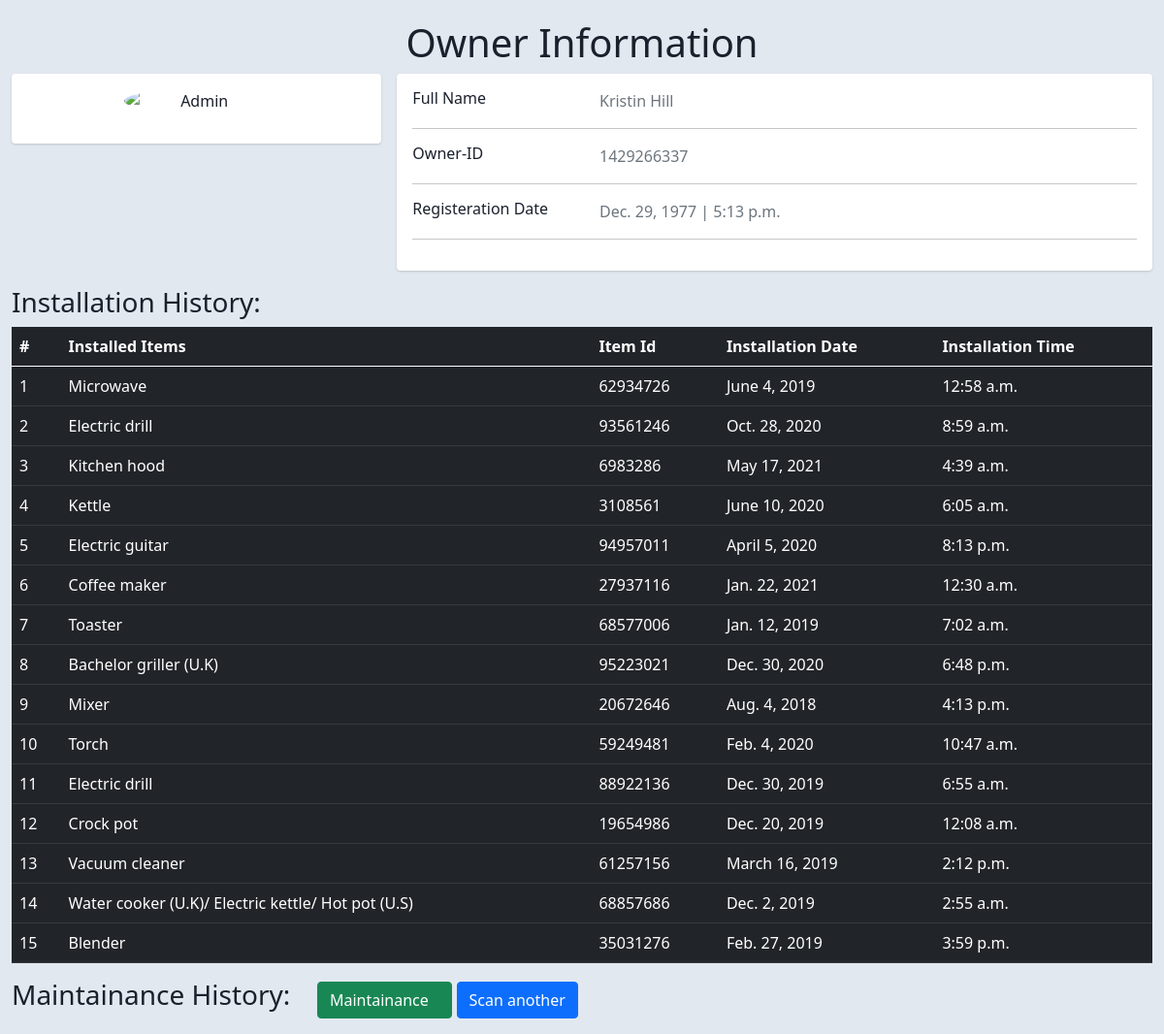
Screenshot of /store/info/1429266337/ with the database file from the repository.
### store/models.py (models this page shows, shortened)
class Owner(models.Model):
	owner_id = models.IntegerField(default=0,primary_key=True)
	owner_Fname = models.CharField(max_length=200)
	owner_Lname = models.CharField(max_length=200)
	registered_date = models.DateTimeField('date added')

class Installation(models.Model):
	owner = models.ForeignKey(Owner,on_delete=models.CASCADE)
	installed_item = models.CharField(max_length=200)
	item_id = models.CharField(max_length=200)
	install_date = models.DateTimeField('date installed')

### store/views.py (the view)
# urls.py: path('info/<int:o_id>/', views.GetDetails2, name='details2'),
def GetDetails2(request,o_id):
	try :
		details_dict = {}
		owner_info = list(Owner.objects.filter(owner_id=str(o_id)).values())
		Installation_info = get_installation_Info(o_id)
		Maintainance_info = get_mainatainance_date(o_id)
		for i in owner_info[0]:
			details_dict[i] = owner_info[0][i]
		details_dict['installed_item'] = Installation_info
		details_dict['last_maintainance_on'] = Maintainance_info
		details_dict['title'] = "Owner Details"
		return render(request,"info.html",details_dict);
	except IndexError:
		return HttpResponse("<center><H1> The User with \'user-id\' : \' %d \' Is Not Registered!</H1><br>SomeThing Fishy is Going On!...</center>"%(o_id))

### store/views.py (called while the page is built)
def get_installation_Info(o_id):
	Installation_info = list(Installation.objects.filter(owner_id=str(o_id)).values_list('installed_item','item_id','install_date'))
	return Installation_info if len(Installation_info) > 0 else "No Installations Done Yet"

def get_mainatainance_date(o_id):
	try:
		Maintainance_info = list(Maintainance.objects.filter(owner_id=str(o_id)).values_list('maintain_date').order_by('-maintain_date')[:1])
		return (str(Maintainance_info[0][0])[:10] if type(Maintainance_info) == list else Maintainance_info)
	except IndexError:
		return "No Maintainace Done Yet"

### TEMPLATES/info.html (shortened to what this page needs)
{%extends "base.html"%}
{% load static%}
{%block content%}
<div class="container-fluid">
	<center><h1>Owner Information</h1></center>
	 <div class="row gutters-sm">
	            <div class="col-md-4 mb-3">
	              <div class="card">
	                <div class="card-body">
	                  <div class="d-flex flex-column align-items-center text-center">
	                    <img src="https://bootdey.com/img/Content/avatar/avatar7.png" alt="Admin" class="rounded-circle" width="150">
	                  </div>
	                </div>
	              </div>
	          </div>
	      <div class="col-md-8">
              <div class="card mb-3">
                <div class="card-body">
                  <div class="row">
                    <div class="col-sm-3">
                      <h6 class="mb-0">Full Name</h6>
                    </div>
                    <div class="col-sm-9 text-secondary">
                      {{owner_Fname}} {{owner_Lname}}
                    </div>
                  </div>
                  <hr>
                  <div class="row">
                    <div class="col-sm-3">
                      <h6 class="mb-0">Owner-ID</h6>
                    </div>
                    <div class="col-sm-9 text-secondary">
                      {{owner_id}}
                    </div>
                  </div>
                  <hr>
                  <div class="row">
                    <div class="col-sm-3">
                      <h6 class="mb-0">Registeration Date</h6>
                    </div>
                    <div class="col-sm-9 text-secondary">
                      {{registered_date|date}} | {{registered_date|time}}
                    </div>
                  </div>
                  <hr>
                </div>
              </div>
          </div>
      </div>
      <h3>Installation History:</h3>
	    <table class="table table-dark">
		  <thead>
		    <tr>
		      <th scope="col">#</th>
		      <th scope="col">Installed Items</th>
		      <th scope="col">Item Id</th>
		      <th scope="col">Installation Date</th>
		      <th scope="col">Installation Time</th>
		    </tr>
		  </thead>
		  <tbody>
		  	{% for data in installed_item %}
		    <tr>
		     <td>{{forloop.counter}}</td>
		      <td>{{ data.0 }}</td>
		      <td>{{ data.1 }}</td>
		      <td>{{ data.2|date }}</td>
		      <td>{{ data.2|time }}</td>
		    </tr>
		    {% endfor %}
		  </tbody>
		</table>
	<p><h3 style="margin:0%; padding-right: 2%; display: inline-block;">Maintainance History:</h3>
	<a style="margin:0%; padding-right: 2%; display: inline-block;" class ="btn btn-success" href= "{% url 'maintainance_record' owner_id %}">Maintainance</a>
  <a class ="btn btn-primary" href= "{% url 'index' %}">Scan another</a></p>
</div>
{% endblock%}

### TEMPLATES/info.html (style rules this page uses)
body { margin-top:20px; color: #1a202c; text-align: left; background-color: #e2e8f0; }
.card { box-shadow: 0 1px 3px 0 rgba(0,0,0,.1), 0 1px 2px 0 rgba(0,0,0,.06); }
.card { position: relative; display: flex; flex-direction: column; min-width: 0; word-wrap: break-word; background-color: #fff; background-clip: border-box; border: 0 solid rgba(0,0,0,.125); border-radius: .25rem; }
.card-body { flex: 1 1 auto; min-height: 1px; padding: 1rem; }
.gutters-sm { margin-right: -8px; margin-left: -8px; }
.gutters-sm>.col, .gutters-sm>[class*=col-] { padding-right: 8px; padding-left: 8px; }
.mb-3, .my-3 { margin-bottom: 1rem!important; }

### rows the page displays
Owner: owner_Fname "Kristin", owner_Lname "Hill", registered_date "Dec. 29, 1977", registered_date "5:13 p.m."
Installation: installed_item "Electric drill", item "93561246", install_date "Oct. 28, 2020", data "8:59 a.m."
Installation: installed_item "Kettle", item "3108561", install_date "June 10, 2020", data "6:05 a.m."
Installation: installed_item "Electric guitar", item "94957011", install_date "April 5, 2020", data "8:13 p.m."
Installation: installed_item "Toaster", item "68577006", install_date "Jan. 12, 2019", data "7:02 a.m."
Installation: installed_item "Bachelor griller (U.K)", item "95223021", install_date "Dec. 30, 2020", data "6:48 p.m."
Installation: installed_item "Mixer", item "20672646", install_date "Aug. 4, 2018", data "4:13 p.m."
Installation: installed_item "Torch", item "59249481", install_date "Feb. 4, 2020", data "10:47 a.m."
Installation: installed_item "Electric drill", item "88922136", install_date "Dec. 30, 2019", data "6:55 a.m."
Installation: installed_item "Vacuum cleaner", item "61257156", install_date "March 16, 2019", data "2:12 p.m."
Installation: installed_item "Blender", item "35031276", install_date "Feb. 27, 2019", data "3:59 p.m."

### other values shown
{{ owner_id }} "1429266337"
{{ data.0 }} "Microwave" "Kitchen hood" "Coffee maker" "Crock pot" "Water cooker (U.K)/ Electric kettle/ Hot pot (U.S)"
{{ data.1 }} "62934726" "6983286" "27937116" "19654986" "68857686"
{{ data.2|date }} "June 4, 2019" "May 17, 2021" "Jan. 22, 2021" "Dec. 20, 2019" "Dec. 2, 2019"
{{ data.2|time }} "12:58 a.m." "4:39 a.m." "12:30 a.m." "12:08 a.m." "2:55 a.m."
